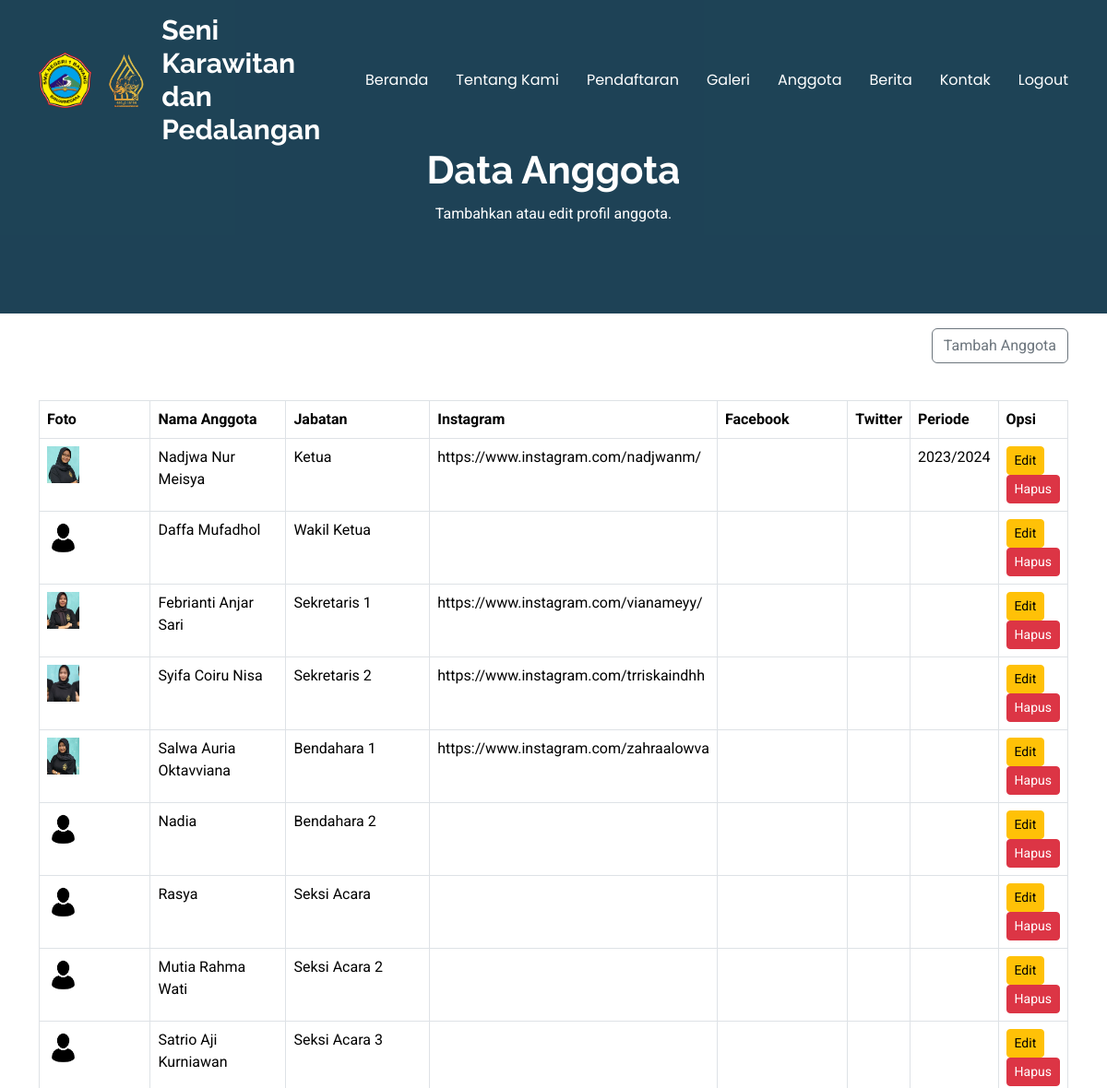
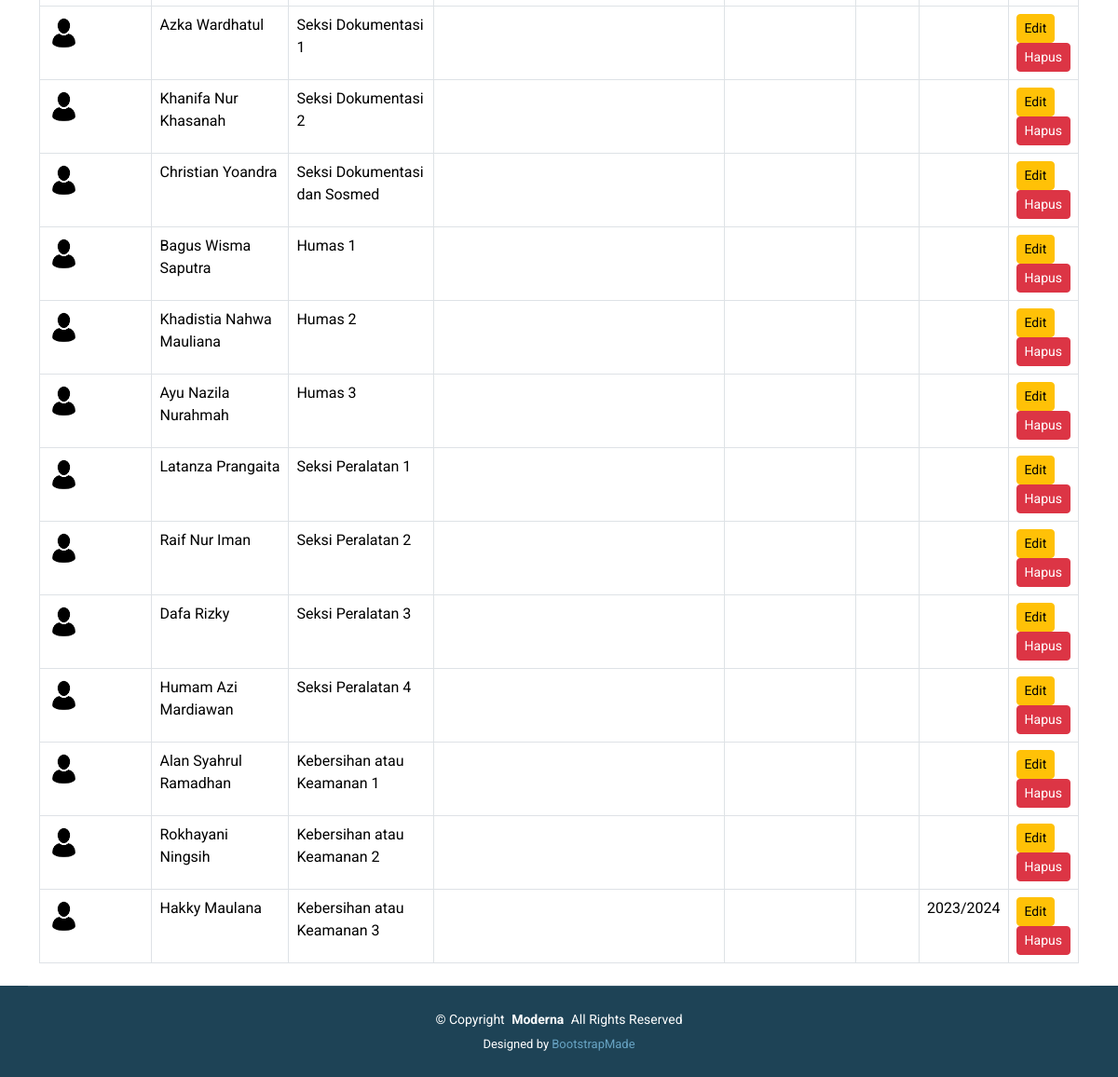
The app's page /admin/admin_anggota.php with its own data (2 pictures, top to bottom).
### tables this page shows
CREATE TABLE IF NOT EXISTS `dataanggota` (
  `id` int NOT NULL AUTO_INCREMENT,
  `foto` varchar(225) NOT NULL DEFAULT '0',
  `namaanggota` varchar(225) NOT NULL DEFAULT '0',
  `jabatan` varchar(225) NOT NULL DEFAULT '0',
  `instagram` varchar(225) NOT NULL,
  `facebook` varchar(225) NOT NULL,
  `twitter` varchar(225) NOT NULL,
  `periode` varchar(50) NOT NULL,
  PRIMARY KEY (`id`)
);

### admin/admin_anggota.php (the view, shortened to what this page needs)
<!DOCTYPE html>
<html lang="en">
<head>
    <link href="../assets/vendor/bootstrap/css/bootstrap.min.css" rel="stylesheet">
    <link href="../assets/vendor/bootstrap-icons/bootstrap-icons.css" rel="stylesheet">
    <link href="../assets/vendor/aos/aos.css" rel="stylesheet">
    <link href="../assets/vendor/glightbox/css/glightbox.min.css" rel="stylesheet">
    <link href="../assets/vendor/swiper/swiper-bundle.min.css" rel="stylesheet">
    <link href="../assets/css/main.css" rel="stylesheet">
</head>
<body class="index-page">
<?php include '../function.php'; ?>
<?php include 'navbar.php'; ?>
    <main class="main">
    <div class="page-title dark-background">
        <div class="container position-relative">
        <h1>Data Anggota</h1>
        <p>Tambahkan atau edit profil anggota.</p>
        </div>
    </div>
    <div class="container">
        <div class="d-flex justify-content-end mt-3 mb-3">
            <a href="#" class="text-decoration-none">
                <button type="button" onclick="window.location='tambah_anggota.php'" class="btn btn-outline-secondary">Tambah Anggota</button>
            </a>
        </div>
		<br>
		<table class="table table-bordered">
			<tr>
                <th width="20%">Foto</th>
				<th width="20%">Nama Anggota</th>
				<th width="20%">Jabatan</th>
				<th width="20%">Instagram</th>
				<th width="20%">Facebook</th>
				<th width="20%">Twitter</th>
				<th width="20%">Periode</th>
				<th width="20%">Opsi</th>
			</tr>
			<?php
			$data = mysqli_query($connect,"select * from dataanggota");
			while($d = mysqli_fetch_array($data)){
				?>
				<tr>
                    <td><img src="gambar/<?php echo $d['foto'] ?>" width="35" height="40"></td>
					<td><?php echo $d['namaanggota']; ?></td>
					<td><?php echo $d['jabatan']; ?></td>
					<td><?php echo $d['instagram']; ?></td>
					<td><?php echo $d['facebook']; ?></td>
					<td><?php echo $d['twitter']; ?></td>
					<td><?php echo $d['periode']; ?></td>
                    <td>
                        <a href="ubah_anggota.php?id=<?php echo $d['id']; ?>" class="btn btn-warning btn-sm">Edit</a>
                        <a href="hapus_anggota.php?id=<?php echo $d['id']; ?>" class="btn btn-danger btn-sm" onclick="return confirm('Yakin ingin menghapus data ini?')">Hapus</a>
                    </td>
                    </tr>
                    <?php
                    }
                    ?>
		</table>
	</div>
    </main>
    <?php include 'footer.php'; ?>
</body>
</html>

### admin/navbar.php (shortened to what this page needs)
<!DOCTYPE html>
<html lang="en">
<head>
    <link href="assets/vendor/bootstrap/css/bootstrap.min.css" rel="stylesheet">
    <link href="assets/vendor/bootstrap-icons/bootstrap-icons.css" rel="stylesheet">
    <link href="assets/vendor/aos/aos.css" rel="stylesheet">
    <link href="assets/vendor/glightbox/css/glightbox.min.css" rel="stylesheet">
    <link href="assets/vendor/swiper/swiper-bundle.min.css" rel="stylesheet">
    <link href="assets/css/main.css" rel="stylesheet">
</head>
<body class="index-page">
<header id="header" class="header d-flex align-items-center fixed-top">
    <div class="container-fluid container-xl position-relative d-flex align-items-center justify-content-between">
      <a href="index.html" class="logo d-flex align-items-center">
        <img src="assets/img/logo smk.png" alt="" style="max-height: 60px; margin-right: 8px;">
        <img src="assets/img/setyolaras.png" alt="" style="max-height: 60px;">
        <h1 class="sitename">Seni Karawitan dan Pedalangan</h1>
      </a>
      <nav id="navmenu" class="navmenu">
        <ul>
            <li><a href="beranda.php">Beranda</a></li>
            <li><a href="admin_sejarah.php">Tentang Kami</a></li>
            <li><a href="data_pendaftaran.php">Pendaftaran</a></li>
            <li><a href="admin_galeri.php">Galeri</a></li>
            <li><a href="admin_anggota.php">Anggota</a></li>
            <li><a href="admin_berita.php">Berita</a></li>
            <li><a href="admin_kontak.php">Kontak</a></li>
            <li><a href="logout.php">Logout</a></li>
        </ul>
      </nav>
    </div>
  </header>
</body>
</html>

### admin/footer.php (shortened to what this page needs)
<link href="assets/vendor/bootstrap/css/bootstrap.min.css" rel="stylesheet">
<link href="assets/vendor/bootstrap-icons/bootstrap-icons.css" rel="stylesheet">
<link href="assets/vendor/aos/aos.css" rel="stylesheet">
<link href="assets/vendor/glightbox/css/glightbox.min.css" rel="stylesheet">
<link href="assets/vendor/swiper/swiper-bundle.min.css" rel="stylesheet">
<link href="assets/css/main.css" rel="stylesheet">
<footer id="footer" class="footer dark-background">
    <div class="container copyright text-center mt-4">
    <p>© <span>Copyright</span> <strong class="px-1 sitename">Moderna</strong> <span>All Rights Reserved</span></p>
    <div class="credits">
        Designed by <a href="https://bootstrapmade.com/">BootstrapMade</a>
    </div>
    </div>
</footer>

### assets/css/main.css (style rules this page uses)
:root { --default-font: "Roboto", system-ui, -apple-system, "Segoe UI", Roboto, "Helvetica Neue", Arial, "Noto Sans", "Liberation Sans", sans-serif, "Apple Color Emoji", "Segoe UI Emoji", "Segoe UI Symbol", "Noto Color Emoji"; --heading-font: "Raleway", sans-serif; --nav-font: "Poppins", sans-serif; }
:root { --background-color: #ffffff; --default-color: #555555; --heading-color: #1e4356; --accent-color: #68a4c4; --surface-color: #ffffff; --contrast-color: #ffffff; }
:root { --nav-color: #ffffff; --nav-hover-color: #68a4c4; --nav-mobile-background-color: #ffffff; --nav-dropdown-background-color: #ffffff; --nav-dropdown-color: #555555; --nav-dropdown-hover-color: #68a4c4; }
.dark-background { --background-color: #1e4356; --default-color: #ffffff; --heading-color: #ffffff; --surface-color: #284e62; --contrast-color: #ffffff; }
:root { scroll-behavior: smooth; }
body { color: var(--default-color); background-color: var(--background-color); font-family: var(--default-font); }
a { color: var(--accent-color); text-decoration: none; transition: 0.3s; }
h1, h2, h3, h4, h5, h6 { color: var(--heading-color); font-family: var(--heading-font); }
.header { --background-color: rgba(255, 255, 255, 0); --default-color: #ffffff; --heading-color: #ffffff; color: var(--default-color); background-color: var(--background-color); padding: 15px 0; transition: all 0.5s; z-index: 997; }
.header .logo { line-height: 1; }
.header .logo img { margin-right: 8px; }
.header .logo h1 { font-size: 30px; margin: 0; font-weight: 700; color: var(--heading-color); }
@media (min-width: 1200px) { .navmenu { padding: 0; } }
@media (min-width: 1200px) { .navmenu ul { margin: 0; padding: 0; display: flex; list-style: none; align-items: center; } }
@media (min-width: 1200px) { .navmenu li { position: relative; } }
@media (min-width: 1200px) { .navmenu a, .navmenu a:focus { color: var(--nav-color); padding: 18px 15px; font-size: 16px; font-family: var(--nav-font); font-weight: 400; display: flex; align-items: center; justify-content: space-between; white-space: nowrap; transition: 0.3s; } }
@media (min-width: 1200px) { .navmenu li:last-child a { padding-right: 0; } }
.footer { color: var(--default-color); background-color: var(--background-color); font-size: 14px; position: relative; }
.footer .copyright { padding: 25px 0; border-top: 1px solid color-mix(in srgb, var(--default-color), transparent 90%); }
.footer .copyright p { margin-bottom: 0; }
.footer .credits { margin-top: 6px; font-size: 13px; }
.page-title { color: var(--default-color); background-color: var(--background-color); padding: 160px 0 80px 0; text-align: center; position: relative; }
.page-title:before { content: ""; background-color: color-mix(in srgb, var(--background-color), transparent 50%); position: absolute; inset: 0; }
.page-title h1 { font-size: 42px; font-weight: 700; margin-bottom: 10px; }

### records on screen
dataanggota: foto (picture), namaanggota "Nadjwa Nur Meisya", jabatan "Ketua", instagram "https://www.instagram.com/nadjwanm/", periode "2023/2024"
dataanggota: foto (picture), namaanggota "Daffa Mufadhol", jabatan "Wakil Ketua"
dataanggota: foto (picture), namaanggota "Febrianti Anjar Sari", jabatan "Sekretaris 1", instagram "https://www.instagram.com/vianameyy/"
dataanggota: foto (picture), namaanggota "Syifa Coiru Nisa", jabatan "Sekretaris 2", instagram "https://www.instagram.com/trriskaindhh"
dataanggota: foto (picture), namaanggota "Salwa Auria Oktavviana", jabatan "Bendahara 1", instagram "https://www.instagram.com/zahraalowva"
dataanggota: foto (picture), namaanggota "Nadia", jabatan "Bendahara 2"
dataanggota: foto (picture), namaanggota "Rasya", jabatan "Seksi Acara"
dataanggota: foto (picture), namaanggota "Mutia Rahma Wati", jabatan "Seksi Acara 2"
dataanggota: foto (picture), namaanggota "Satrio Aji Kurniawan", jabatan "Seksi Acara 3"
dataanggota: foto (picture), namaanggota "Azka Wardhatul", jabatan "Seksi Dokumentasi 1"
dataanggota: foto (picture), namaanggota "Khanifa Nur Khasanah", jabatan "Seksi Dokumentasi 2"
dataanggota: foto (picture), namaanggota "Christian Yoandra", jabatan "Seksi Dokumentasi dan Sosmed"
dataanggota: foto (picture), namaanggota "Bagus Wisma Saputra", jabatan "Humas 1"
dataanggota: foto (picture), namaanggota "Khadistia Nahwa Mauliana", jabatan "Humas 2"
dataanggota: foto (picture), namaanggota "Ayu Nazila Nurahmah", jabatan "Humas 3"
dataanggota: foto (picture), namaanggota "Latanza Prangaita", jabatan "Seksi Peralatan 1"
dataanggota: foto (picture), namaanggota "Raif Nur Iman", jabatan "Seksi Peralatan 2"
dataanggota: foto (picture), namaanggota "Dafa Rizky", jabatan "Seksi Peralatan 3"
dataanggota: foto (picture), namaanggota "Humam Azi Mardiawan", jabatan "Seksi Peralatan 4"
dataanggota: foto (picture), namaanggota "Alan Syahrul Ramadhan", jabatan "Kebersihan atau Keamanan 1"
dataanggota: foto (picture), namaanggota "Rokhayani Ningsih", jabatan "Kebersihan atau Keamanan 2"
dataanggota: foto (picture), namaanggota "Hakky Maulana", jabatan "Kebersihan atau Keamanan 3", periode "2023/2024"
